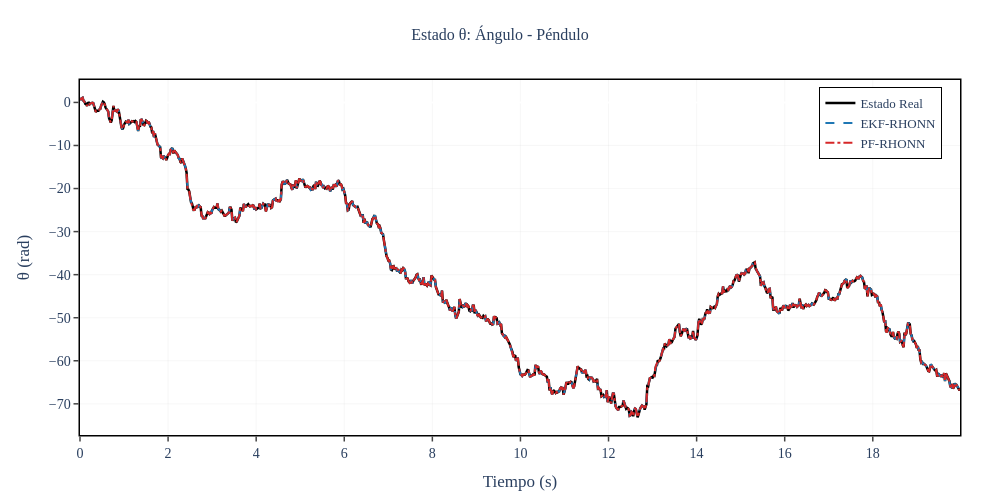
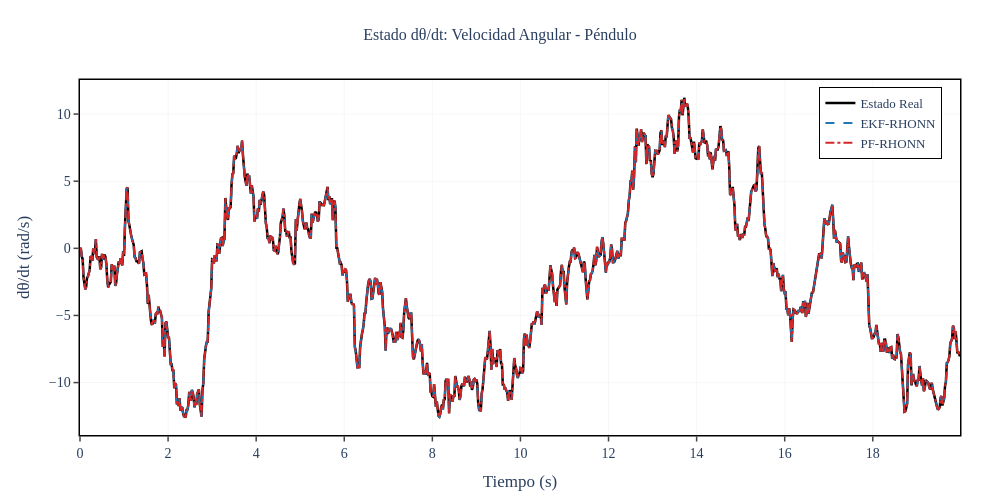
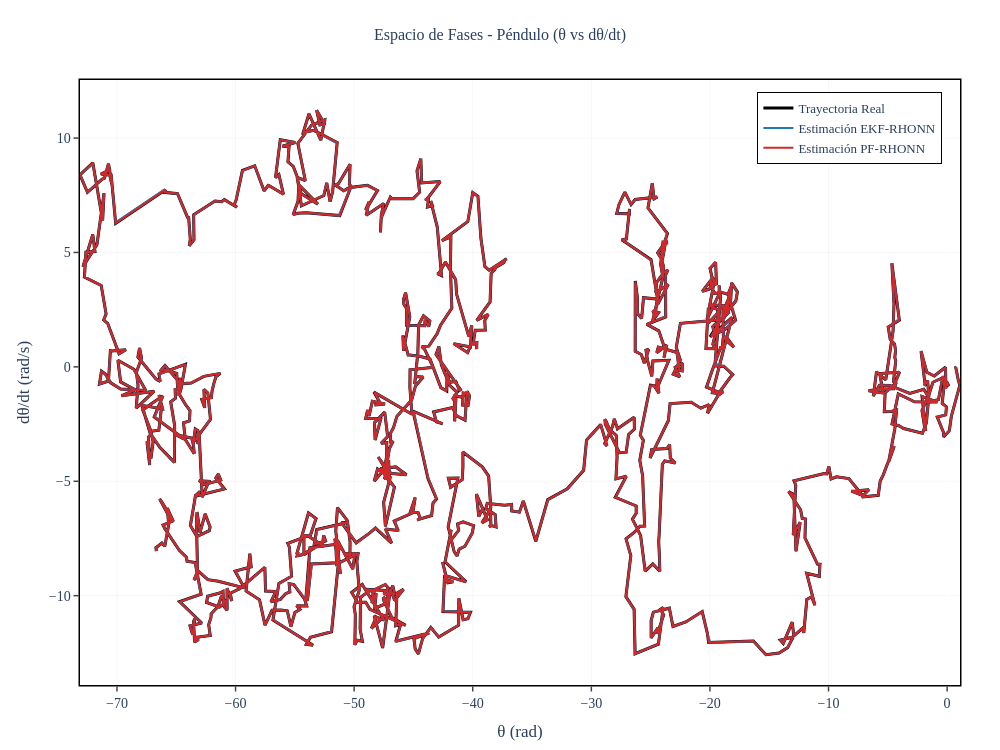
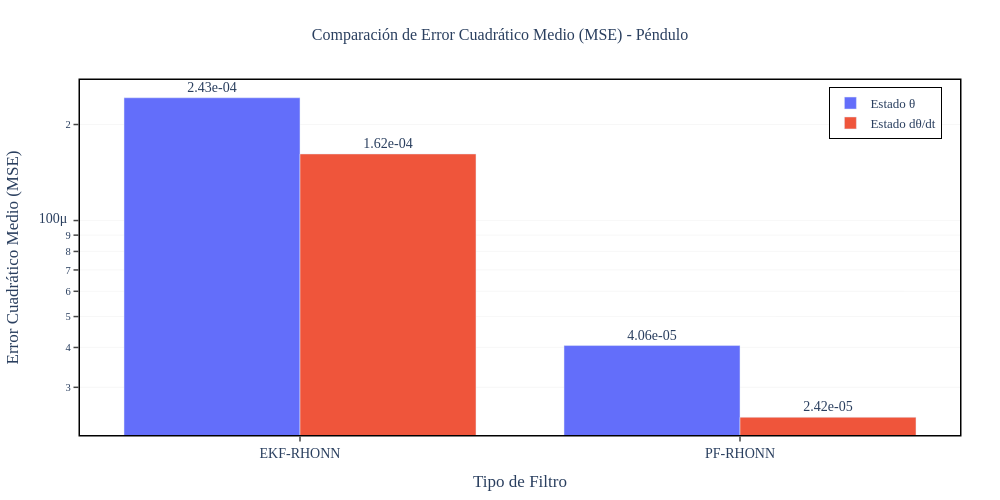

The code cell stored with these charts, in order, in its notebook:
### Code cell
# Gráficas individuales por estado
states_info = [
    {'idx': 0, 'var': 'θ', 'desc': 'Ángulo', 'y_label': 'θ (rad)'},
    {'idx': 1, 'var': 'dθ/dt', 'desc': 'Velocidad Angular', 'y_label': 'dθ/dt (rad/s)'}
]

for state_info in states_info:
    i = state_info['idx']
    
    fig = go.Figure()
    
    # Estado real (línea negra gruesa)
    fig.add_trace(go.Scatter(
        x=t_history, y=x_true[:, i],
        mode='lines',
        name='Estado Real',
        line=dict(color='#000000', width=thesis_config['line_width_true']),
        showlegend=True
    ))
    
    # Estimación EKF
    fig.add_trace(go.Scatter(
        x=t_history, y=x_hat_ekf[:, i],
        mode='lines',
        name='EKF-RHONN',
        line=dict(color='#1f77b4', width=thesis_config['line_width_est'], dash='dash'),
        showlegend=True
    ))
    
    # Estimación PF
    fig.add_trace(go.Scatter(
        x=t_history, y=x_hat_pf[:, i],
        mode='lines',
        name='PF-RHONN',
        line=dict(color='#d62728', width=thesis_config['line_width_est'], dash='dashdot'),
        showlegend=True
    ))
    
    fig.update_layout(
        title={
            'text': f'Estado {state_info["var"]}: {state_info["desc"]} - Péndulo',
            'x': 0.5,
            'xanchor': 'center',
            'font': {'size': thesis_config['title_font_size'], 'family': thesis_config['font_family']}
        },
        xaxis_title='Tiempo (s)',
        yaxis_title=state_info['y_label'],
        xaxis=dict(
            showgrid=True,
            gridcolor=thesis_config['grid_color'],
            gridwidth=thesis_config['grid_width'],
            showline=True,
            linewidth=1.5,
            linecolor='black',
            mirror=True,
            ticks='outside',
            tickwidth=1.5,
            ticklen=5
        ),
        yaxis=dict(
            showgrid=True,
            gridcolor=thesis_config['grid_color'],
            gridwidth=thesis_config['grid_width'],
            showline=True,
            linewidth=1.5,
            linecolor='black',
            mirror=True,
            ticks='outside',
            tickwidth=1.5,
            ticklen=5
        ),
        legend=dict(
            x=0.98,
            y=0.98,
            xanchor='right',
            yanchor='top',
            bgcolor='rgba(255, 255, 255, 0.95)',
            bordercolor='black',
            borderwidth=1,
            font=dict(size=thesis_config['legend_font_size'], family=thesis_config['font_family'])
        ),
        font=dict(size=thesis_config['font_size'], family=thesis_config['font_family']),
        plot_bgcolor='white',
        paper_bgcolor='white',
        width=thesis_config['plot_width'],
        height=thesis_config['plot_height'],
        margin=dict(l=80, r=40, t=80, b=60)
    )
    
    fig.show()

# Espacio de fase 2D (Péndulo)
fig_phase = go.Figure()

fig_phase.add_trace(go.Scatter(
    x=x_true[:, 0], y=x_true[:, 1],
    mode='lines',
    name='Trayectoria Real',
    line=dict(color='#000000', width=3)
))

fig_phase.add_trace(go.Scatter(
    x=x_hat_ekf[:, 0], y=x_hat_ekf[:, 1],
    mode='lines',
    name='Estimación EKF-RHONN',
    line=dict(color='#1f77b4', width=2)
))

fig_phase.add_trace(go.Scatter(
    x=x_hat_pf[:, 0], y=x_hat_pf[:, 1],
    mode='lines',
    name='Estimación PF-RHONN',
    line=dict(color='#d62728', width=2)
))

fig_phase.update_layout(
    title={
        'text': 'Espacio de Fases - Péndulo (θ vs dθ/dt)',
        'x': 0.5,
        'xanchor': 'center',
        'font': {'size': thesis_config['title_font_size'], 'family': thesis_config['font_family']}
    },
    xaxis_title='θ (rad)',
    yaxis_title='dθ/dt (rad/s)',
    xaxis=dict(
        showgrid=True,
        gridcolor=thesis_config['grid_color'],
        gridwidth=thesis_config['grid_width'],
        showline=True,
        linewidth=1.5,
        linecolor='black',
        mirror=True,
        ticks='outside',
        tickwidth=1.5,
        ticklen=5
    ),
    yaxis=dict(
        showgrid=True,
        gridcolor=thesis_config['grid_color'],
        gridwidth=thesis_config['grid_width'],
        showline=True,
        linewidth=1.5,
        linecolor='black',
        mirror=True,
        ticks='outside',
        tickwidth=1.5,
        ticklen=5
    ),
    legend=dict(
        x=0.98,
        y=0.98,
        xanchor='right',
        yanchor='top',
        bgcolor='rgba(255, 255, 255, 0.95)',
        bordercolor='black',
        borderwidth=1,
        font=dict(size=thesis_config['legend_font_size'], family=thesis_config['font_family'])
    ),
    font=dict(size=thesis_config['font_size'], family=thesis_config['font_family']),
    plot_bgcolor='white',
    paper_bgcolor='white',
    width=thesis_config['plot_width'],
    height=thesis_config['plot_width'] * 0.75,
    margin=dict(l=80, r=40, t=80, b=60)
)

fig_phase.show()

# Gráfica de barras comparando MSE
fig_mse = go.Figure()

filters = ['EKF-RHONN', 'PF-RHONN']

fig_mse.add_trace(go.Bar(
    name='Estado θ',
    x=filters,
    y=[mse_theta_ekf, mse_theta_pf],
    marker_color='#636EFA',
    text=[f'{mse_theta_ekf:.2e}', f'{mse_theta_pf:.2e}'],
    textposition='outside'
))

fig_mse.add_trace(go.Bar(
    name='Estado dθ/dt',
    x=filters,
    y=[mse_thetadot_ekf, mse_thetadot_pf],
    marker_color='#EF553B',
    text=[f'{mse_thetadot_ekf:.2e}', f'{mse_thetadot_pf:.2e}'],
    textposition='outside'
))

fig_mse.update_layout(
    title={
        'text': 'Comparación de Error Cuadrático Medio (MSE) - Péndulo',
        'x': 0.5,
        'xanchor': 'center',
        'font': {'size': thesis_config['title_font_size'], 'family': thesis_config['font_family']}
    },
    xaxis_title='Tipo de Filtro',
    yaxis_title='Error Cuadrático Medio (MSE)',
    yaxis=dict(
        type='log',
        showgrid=True,
        gridcolor=thesis_config['grid_color'],
        gridwidth=thesis_config['grid_width'],
        showline=True,
        linewidth=1.5,
        linecolor='black',
        mirror=True,
        ticks='outside',
        tickwidth=1.5,
        ticklen=5
    ),
    xaxis=dict(
        showline=True,
        linewidth=1.5,
        linecolor='black',
        mirror=True,
        ticks='outside',
        tickwidth=1.5,
        ticklen=5
    ),
    legend=dict(
        x=0.98,
        y=0.98,
        xanchor='right',
        yanchor='top',
        bgcolor='rgba(255, 255, 255, 0.95)',
        bordercolor='black',
        borderwidth=1,
        font=dict(size=thesis_config['legend_font_size'], family=thesis_config['font_family'])
    ),
    barmode='group',
    font=dict(size=thesis_config['font_size'], family=thesis_config['font_family']),
    plot_bgcolor='white',
    paper_bgcolor='white',
    width=thesis_config['plot_width'],
    height=thesis_config['plot_height'],
    margin=dict(l=80, r=40, t=80, b=60)
)

fig_mse.show()

### Figure 1 — Plotly figure (JSON) as saved in the notebook; plotly's stock layout.template omitted (floating-point values rounded to 4 significant figures; data arrays with more than 128 entries replaced by an {"elided": "..."} marker saying what was removed)
{"data": [{"line": {"color": "#000000", "width": 2.5}, "mode": "lines", "name": "Estado Real", "showlegend": true, "type": "scatter", "x": {"elided": "1000 float values"}, "y": {"elided": "1000 float values"}}, {"line": {"color": "#1f77b4", "dash": "dash", "width": 2}, "mode": "lines", "name": "EKF-RHONN", "showlegend": true, "type": "scatter", "x": {"elided": "1000 float values"}, "y": {"elided": "1000 float values"}}, {"line": {"color": "#d62728", "dash": "dashdot", "width": 2}, "mode": "lines", "name": "PF-RHONN", "showlegend": true, "type": "scatter", "x": {"elided": "1000 float values"}, "y": {"elided": "1000 float values"}}], "layout": {"font": {"family": "Computer Modern, serif", "size": 14}, "height": 500, "legend": {"bgcolor": "rgba(255, 255, 255, 0.95)", "bordercolor": "black", "borderwidth": 1, "font": {"family": "Computer Modern, serif", "size": 13}, "x": 0.98, "xanchor": "right", "y": 0.98, "yanchor": "top"}, "margin": {"b": 60, "l": 80, "r": 40, "t": 80}, "paper_bgcolor": "white", "plot_bgcolor": "white", "title": {"font": {"family": "Computer Modern, serif", "size": 16}, "text": "Estado θ: Ángulo - Péndulo", "x": 0.5, "xanchor": "center"}, "width": 1000, "xaxis": {"gridcolor": "rgba(200, 200, 200, 0.3)", "gridwidth": 0.5, "linecolor": "black", "linewidth": 1.5, "mirror": true, "showgrid": true, "showline": true, "ticklen": 5, "ticks": "outside", "tickwidth": 1.5, "title": {"text": "Tiempo (s)"}}, "yaxis": {"gridcolor": "rgba(200, 200, 200, 0.3)", "gridwidth": 0.5, "linecolor": "black", "linewidth": 1.5, "mirror": true, "showgrid": true, "showline": true, "ticklen": 5, "ticks": "outside", "tickwidth": 1.5, "title": {"text": "θ (rad)"}}}}

### Figure 2 — Plotly figure (JSON) as saved in the notebook; plotly's stock layout.template omitted (floating-point values rounded to 4 significant figures; data arrays with more than 128 entries replaced by an {"elided": "..."} marker saying what was removed)
{"data": [{"line": {"color": "#000000", "width": 2.5}, "mode": "lines", "name": "Estado Real", "showlegend": true, "type": "scatter", "x": {"elided": "1000 float values"}, "y": {"elided": "1000 float values"}}, {"line": {"color": "#1f77b4", "dash": "dash", "width": 2}, "mode": "lines", "name": "EKF-RHONN", "showlegend": true, "type": "scatter", "x": {"elided": "1000 float values"}, "y": {"elided": "1000 float values"}}, {"line": {"color": "#d62728", "dash": "dashdot", "width": 2}, "mode": "lines", "name": "PF-RHONN", "showlegend": true, "type": "scatter", "x": {"elided": "1000 float values"}, "y": {"elided": "1000 float values"}}], "layout": {"font": {"family": "Computer Modern, serif", "size": 14}, "height": 500, "legend": {"bgcolor": "rgba(255, 255, 255, 0.95)", "bordercolor": "black", "borderwidth": 1, "font": {"family": "Computer Modern, serif", "size": 13}, "x": 0.98, "xanchor": "right", "y": 0.98, "yanchor": "top"}, "margin": {"b": 60, "l": 80, "r": 40, "t": 80}, "paper_bgcolor": "white", "plot_bgcolor": "white", "title": {"font": {"family": "Computer Modern, serif", "size": 16}, "text": "Estado dθ/dt: Velocidad Angular - Péndulo", "x": 0.5, "xanchor": "center"}, "width": 1000, "xaxis": {"gridcolor": "rgba(200, 200, 200, 0.3)", "gridwidth": 0.5, "linecolor": "black", "linewidth": 1.5, "mirror": true, "showgrid": true, "showline": true, "ticklen": 5, "ticks": "outside", "tickwidth": 1.5, "title": {"text": "Tiempo (s)"}}, "yaxis": {"gridcolor": "rgba(200, 200, 200, 0.3)", "gridwidth": 0.5, "linecolor": "black", "linewidth": 1.5, "mirror": true, "showgrid": true, "showline": true, "ticklen": 5, "ticks": "outside", "tickwidth": 1.5, "title": {"text": "dθ/dt (rad/s)"}}}}

### Figure 3 — Plotly figure (JSON) as saved in the notebook; plotly's stock layout.template omitted (floating-point values rounded to 4 significant figures; data arrays with more than 128 entries replaced by an {"elided": "..."} marker saying what was removed)
{"data": [{"line": {"color": "#000000", "width": 3}, "mode": "lines", "name": "Trayectoria Real", "type": "scatter", "x": {"elided": "1000 float values"}, "y": {"elided": "1000 float values"}}, {"line": {"color": "#1f77b4", "width": 2}, "mode": "lines", "name": "Estimación EKF-RHONN", "type": "scatter", "x": {"elided": "1000 float values"}, "y": {"elided": "1000 float values"}}, {"line": {"color": "#d62728", "width": 2}, "mode": "lines", "name": "Estimación PF-RHONN", "type": "scatter", "x": {"elided": "1000 float values"}, "y": {"elided": "1000 float values"}}], "layout": {"font": {"family": "Computer Modern, serif", "size": 14}, "height": 750, "legend": {"bgcolor": "rgba(255, 255, 255, 0.95)", "bordercolor": "black", "borderwidth": 1, "font": {"family": "Computer Modern, serif", "size": 13}, "x": 0.98, "xanchor": "right", "y": 0.98, "yanchor": "top"}, "margin": {"b": 60, "l": 80, "r": 40, "t": 80}, "paper_bgcolor": "white", "plot_bgcolor": "white", "title": {"font": {"family": "Computer Modern, serif", "size": 16}, "text": "Espacio de Fases - Péndulo (θ vs dθ/dt)", "x": 0.5, "xanchor": "center"}, "width": 1000, "xaxis": {"gridcolor": "rgba(200, 200, 200, 0.3)", "gridwidth": 0.5, "linecolor": "black", "linewidth": 1.5, "mirror": true, "showgrid": true, "showline": true, "ticklen": 5, "ticks": "outside", "tickwidth": 1.5, "title": {"text": "θ (rad)"}}, "yaxis": {"gridcolor": "rgba(200, 200, 200, 0.3)", "gridwidth": 0.5, "linecolor": "black", "linewidth": 1.5, "mirror": true, "showgrid": true, "showline": true, "ticklen": 5, "ticks": "outside", "tickwidth": 1.5, "title": {"text": "dθ/dt (rad/s)"}}}}

### Figure 4 — Plotly figure (JSON) as saved in the notebook; plotly's stock layout.template omitted (floating-point values rounded to 4 significant figures)
{"data": [{"marker": {"color": "#636EFA"}, "name": "Estado θ", "text": ["2.43e-04", "4.06e-05"], "textposition": "outside", "type": "bar", "x": ["EKF-RHONN", "PF-RHONN"], "y": [0.0002426, 4.055e-05]}, {"marker": {"color": "#EF553B"}, "name": "Estado dθ/dt", "text": ["1.62e-04", "2.42e-05"], "textposition": "outside", "type": "bar", "x": ["EKF-RHONN", "PF-RHONN"], "y": [0.0001617, 2.417e-05]}], "layout": {"barmode": "group", "font": {"family": "Computer Modern, serif", "size": 14}, "height": 500, "legend": {"bgcolor": "rgba(255, 255, 255, 0.95)", "bordercolor": "black", "borderwidth": 1, "font": {"family": "Computer Modern, serif", "size": 13}, "x": 0.98, "xanchor": "right", "y": 0.98, "yanchor": "top"}, "margin": {"b": 60, "l": 80, "r": 40, "t": 80}, "paper_bgcolor": "white", "plot_bgcolor": "white", "title": {"font": {"family": "Computer Modern, serif", "size": 16}, "text": "Comparación de Error Cuadrático Medio (MSE) - Péndulo", "x": 0.5, "xanchor": "center"}, "width": 1000, "xaxis": {"linecolor": "black", "linewidth": 1.5, "mirror": true, "showline": true, "ticklen": 5, "ticks": "outside", "tickwidth": 1.5, "title": {"text": "Tipo de Filtro"}}, "yaxis": {"gridcolor": "rgba(200, 200, 200, 0.3)", "gridwidth": 0.5, "linecolor": "black", "linewidth": 1.5, "mirror": true, "showgrid": true, "showline": true, "ticklen": 5, "ticks": "outside", "tickwidth": 1.5, "title": {"text": "Error Cuadrático Medio (MSE)"}, "type": "log"}}}
